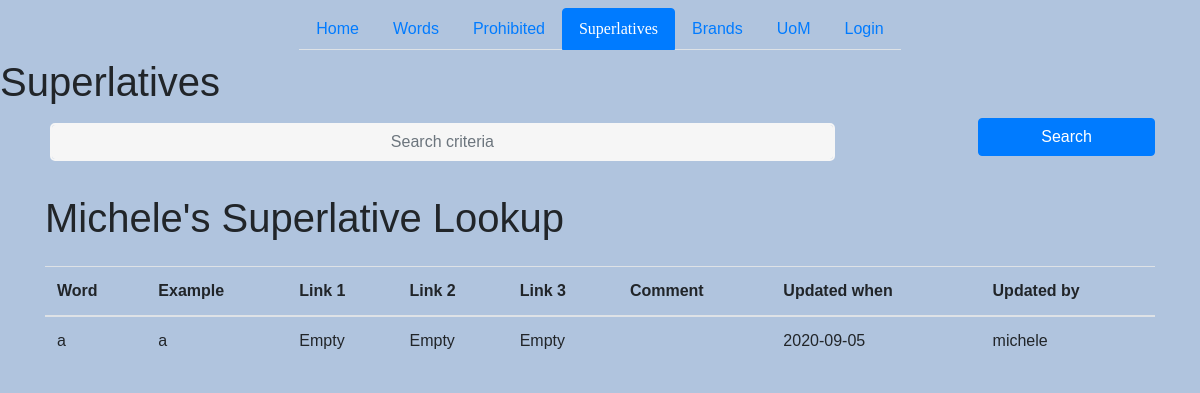
/superlatives, run on the app's committed database.
### models.py (models this page shows)
class Superlatives(db.Model):
    id = db.Column(db.Integer, primary_key=True)
    word = db.Column(db.String(120), nullable=False, unique=True)
    example = db.Column(db.String(120), nullable=True)
    ss1 = db.Column(db.String(120), nullable=True)
    ss2 = db.Column(db.String(120), nullable=True)
    ss3 = db.Column(db.String(120), nullable=True)
    comment = db.Column(db.String(120), nullable=True)
    updated_by = db.Column(db.Integer, db.ForeignKey('user.id'), nullable=False)
    updated_when = db.Column(db.DateTime, nullable=False, default=datetime.utcnow)

### routes.py (the view)
@app.route('/superlatives', methods=['GET', 'POST'])
def superlatives():
    if request.method == 'POST':
        if request.form['word'] == '':
            return "Word cannot be empty"
        else:
            word = request.form['word']
            example = request.form['example']
            ss1 = request.form['ss1']
            ss2 = request.form['ss2']
            ss3 = request.form['ss3']
            comment = request.form['comment']
            superlatives = Superlatives(word=word, example=example, ss1=ss1, ss2=ss2,ss3=ss3, comment=comment, updated_by=current_user.username)
            try:
                db.session.add(superlatives)
                db.session.commit()
                return redirect('/superlatives')
            except:
                return "There was a problem adding new stuff."
    else:
        superlatives = Superlatives.query.order_by(Superlatives.updated_when).all()
        return render_template('superlatives.html', superlatives=superlatives)

### templates/superlatives.html (shortened to what this page needs)
{% extends 'base.html' %}
{% block content %}
<h1> Superlatives</h1>
<div class="container">
<form action="/superlatives/search" method="POST">
    <div class="form-row">
        <div class="col-sm-10 my-1">
            <input type="text" class="form-control" name="search" id="search" placeholder="Search criteria" >
        </div>
        <div class="col-sm-2 my-1">
            <button type="submit" class="btn btn-primary btn-block">Search</button>
        </div>
    </div>
</form>
</div>
<div class="container">
    <h1 class="my-4">Michele's Superlative Lookup</h1>
    {% if superlatives|length < 1 %}
    <h3 style="color:Red;"><p>No words like {{ searchword }} found</p></h3>
    <meta http-equiv="refresh" content="2; URL=http://127.0.0.1:5000/superlatives">
    {% else %}
    <table class="table">
        <thead>
            <tr>
                <th>Word</th>
                <th>Example</th>
                <th>Link 1</th>
                <th>Link 2</th>
                <th>Link 3</th>
                <th>Comment</th>
                <th>Updated when</th>
                <th>Updated by</th>
            </tr>
        </thead>
        <tbody>
            {% for superlatives in superlatives %}
            <tr>
                <td>{{ superlatives.word }}</a></td>
                <td>{{ superlatives.example }}</a></td>
                {% if superlatives.ss1 != '' %}
                    <td><a href="{{ superlatives.ss1 }}">Link</a></td>
                {% else %}
                    <td>Empty</td>
                {% endif %}
                {% if superlatives.ss2 != '' %}
                    <td><a href="{{ superlatives.ss2 }}">Link</a></td>
                {% else %}
                    <td>Empty</td>
                {% endif %}
                {% if superlatives.ss3 != '' %}
                    <td><a href="{{ superlatives.ss3 }}">Link</a></td>
                {% else %}
                    <td>Empty</td>
                {% endif %}
                <td>{{ superlatives.comment}}</a></td>
                <td>{{ superlatives.updated_when.date() }}</td>
                <td>{{ superlatives.updated_by}}</td>
            </tr>
            {% endfor %}
        </tbody>
    </table>
    {% endif %}
</div>
{% endblock content %}

### static/css/main.css (style rules this page uses)
body { background: lightsteelblue; }
html { background-color: #56baed; }
body { font-family: 'Arial', 'Times New Roman' ; height: 100vh; }
input[type=text], input[type=password] { background-color: #f6f6f6; border: none; color: #0d0d0d; padding: 15px 32px; text-align: center; text-decoration: none; display: inline-block; font-size: 16px; margin: 5px; width: 85%; border: 2px solid #f6f6f6; -webkit-transition: all 0.5s ease-in-out; -moz-transition: all 0.5s ease-in-out; -ms-transition: all 0.5s ease-in-out; -o-transition: all 0.5s ease-in-out; transition: all 0.5s ease-in-out; -webkit-border-radius: 5px 5px 5px 5px; border-radius: 5px 5px 5px 5px; }
input[type=text]:placeholder { color: #cccccc; }

### data on the page
Superlatives: word "a", example "a", ss1 "Empty", ss2 "Empty", ss3 "Empty", updated_when "2020-09-05", updated_by "michele"
